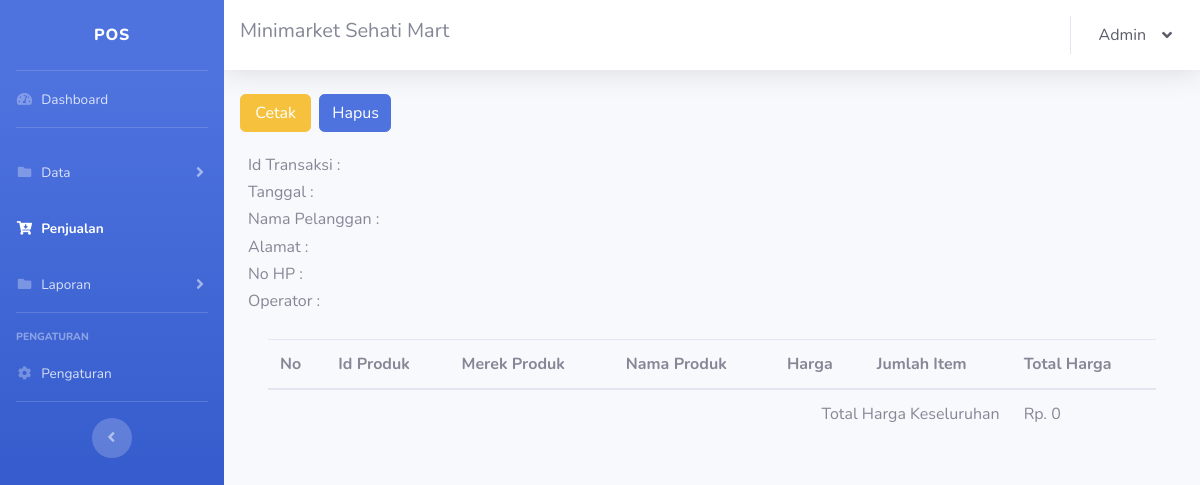
The app's page /penjualan_view.php?transaksi_id=TRNSKS000001 (signed in), older data.
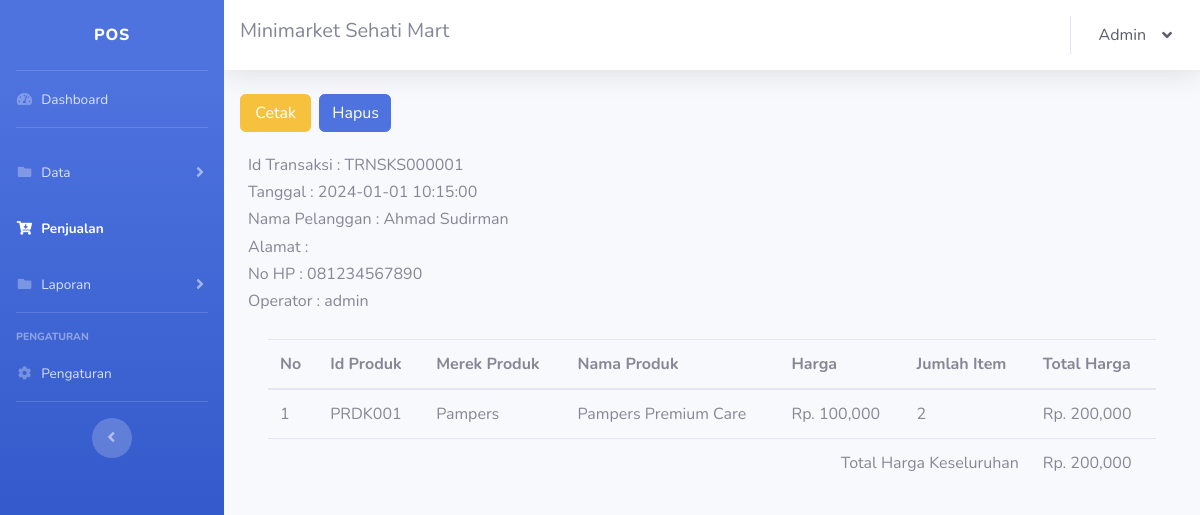
The same page, newer data.
### tables this page shows
CREATE TABLE `tbl_pelanggan` (
  `pelanggan_id` varchar(10) NOT NULL,
  `pelanggan_nama` text NOT NULL,
  `pelanggan_no_hp` varchar(15) NOT NULL
);

CREATE TABLE `tbl_transaksi` (
  `keranjang_id` int NOT NULL,
  `transaksi_id` varchar(15) NOT NULL,
  `tgl_wktu_transaksi` varchar(20) NOT NULL,
  `pelanggan_id` varchar(10) NOT NULL,
  `produk_id` varchar(10) NOT NULL,
  `jumlah_item` int NOT NULL,
  `total_harga_m` int NOT NULL,
  `total_harga` int NOT NULL,
  `total_bayar` int NOT NULL,
  `kembalian` int NOT NULL,
  `diskon` int NOT NULL DEFAULT '0',
  `pengguna` text NOT NULL
);

CREATE TABLE `tbl_produk` (
  `produk_id` varchar(10) NOT NULL,
  `produk_kategori` text NOT NULL,
  `produk_merek` text NOT NULL,
  `produk_nama` text NOT NULL,
  `produk_stok` int NOT NULL,
  `produk_harga_modal` int NOT NULL,
  `produk_harga_jual` int NOT NULL,
  `produk_satuan` varchar(30) NOT NULL
);

### penjualan_view.php (the view, shortened to what the changed rows need)
<!DOCTYPE html>
<html lang="en">
<?php
include 'config.php';
?>
<head>
    <link href="vendor/fontawesome-free/css/all.min.css" rel="stylesheet" type="text/css">
    <link href="css/sb-admin-2.min.css" rel="stylesheet">
</head>
<body id="page-top">
    <div id="wrapper">
        <div id="content-wrapper" class="d-flex flex-column">
            <div id="content">
                <div class="container-fluid">
                    <?php
                    $query = "SELECT transaksi_id, tgl_wktu_transaksi, pelanggan_id, SUM(jumlah_item) AS jumlah_item, SUM(total_harga) AS total_harga, pengguna
FROM tbl_transaksi
WHERE transaksi_id='{$_GET['transaksi_id']}'
GROUP BY transaksi_id, tgl_wktu_transaksi, pelanggan_id, pengguna
";
                    $result = mysqli_query($config, $query);
                    $transaksi = mysqli_fetch_assoc($result);
                    $transaksi_id = $transaksi["transaksi_id"] ?? '';
                    $tgl_wktu_transaksi = $transaksi["tgl_wktu_transaksi"] ?? '';
                    $pelanggan_id = $transaksi["pelanggan_id"] ?? '';
                    $pengguna = $transaksi["pengguna"] ?? '';
                    $query = "SELECT * FROM tbl_pelanggan WHERE pelanggan_id='$pelanggan_id'";
                    $result = mysqli_query($config, $query);
                    $pelanggan = mysqli_fetch_assoc($result);
                    $pelanggan_nama = $pelanggan["pelanggan_nama"] ?? '';
                    $pelanggan_alamat = $pelanggan["pelanggan_alamat"] ?? '';
                    $pelanggan_no_hp = $pelanggan["pelanggan_no_hp"] ?? '';
                    ?>
                    <div class="row my-4">
                        <div class="col-lg-1 px-1">
                        </div>
                        <div class="col-lg-1 px-1">
                        </div>
                    </div>
                    <h6>Id Transaksi : <?= htmlspecialchars($transaksi_id) ?> </h6>
                    <h6>Tanggal : <?= htmlspecialchars($tgl_wktu_transaksi) ?> </h6>
                    <h6>Nama Pelanggan : <?= htmlspecialchars($pelanggan_nama) ?> </h6>
                    <h6>Alamat : <?= htmlspecialchars($pelanggan_alamat) ?> </h6>
                    <h6>No HP : <?= htmlspecialchars($pelanggan_no_hp) ?> </h6>
                    <h6>Operator : <?= htmlspecialchars($pengguna) ?> </h6>
                    <div class="card-body">
                        <div class="table-responsive">
                            <table class="table" width="100%" cellspacing="0">
                                <thead>
                                    <tr>
                                        <th>No</th>
                                        <th>Id Produk</th>
                                        <th>Merek Produk</th>
                                        <th>Nama Produk</th>
                                        <th>Harga</th>
                                        <th>Jumlah Item</th>
                                        <th>Total Harga</th>
                                    </tr>
                                </thead>
                                <tbody>
                                    <?php
                                    $no = 1;
                                    $query = "SELECT * FROM tbl_transaksi WHERE transaksi_id='{$_GET['transaksi_id']}'";
                                    $result = mysqli_query($config, $query);
                                    while ($row = mysqli_fetch_assoc($result)) {
                                        $produk_id = htmlspecialchars($row["produk_id"]);
                                        $jumlah_item = htmlspecialchars($row["jumlah_item"]);
                                        $total_harga = number_format($row["total_harga"], 0);
                                        $query = "SELECT * FROM tbl_produk WHERE produk_id='$produk_id'";
                                        $result_produk = mysqli_query($config, $query);
                                        $produk = mysqli_fetch_assoc($result_produk);
                                        $produk_nama = htmlspecialchars($produk["produk_nama"]);
                                        $produk_merek = htmlspecialchars($produk["produk_merek"]);
                                        $produk_harga_jual = number_format($produk["produk_harga_jual"], 0);
                                        echo "
                                            <tr>
                                                <td>$no</td>
                                                <td>$produk_id</td>
                                                <td>$produk_merek</td>
                                                <td>$produk_nama</td>
                                                <td>Rp. $produk_harga_jual</td>
                                                <td>$jumlah_item</td>
                                                <td>Rp. $total_harga</td>
                                            </tr>
                                        ";
                                        $no++;
                                    }
                                    $query = "SELECT SUM(total_harga) AS total_harga FROM tbl_transaksi WHERE transaksi_id='{$_GET['transaksi_id']}'";
                                    $result = mysqli_query($config, $query);
                                    $total = mysqli_fetch_assoc($result);
                                    $total_harga_keseluruhan = number_format($total["total_harga"], 0);
                                    echo "
                                        <tr>
                                            <td colspan='6' align='right'>Total Harga Keseluruhan</td>
                                            <td>Rp. $total_harga_keseluruhan</td>
                                        </tr>
                                    ";
                                    ?>
                                </tbody>
                            </table>
                        </div>
                    </div>
                </div>
            </div>
        </div>
</body>
</html>

Row changes from the older to the newer data that the page shows:
now on this page (row edited): tbl_pelanggan: pelanggan_nama "Ahmad Sudirman", pelanggan_no_hp "081234567890"
added tbl_transaksi: produk "PRDK001", produk.produk_merek "Pampers", produk.produk_nama "Pampers Premium Care", produk.produk_harga_jual "100,000", jumlah_item "2", total_harga "200,000"
Text that changed along with them:
$transaksi_id: (not shown) → "TRNSKS000001"
$tgl_wktu_transaksi: (not shown) → "2024-01-01 10:15:00"
$pengguna: (not shown) → "admin"
$total_harga_keseluruhan: "0" → "200,000"
